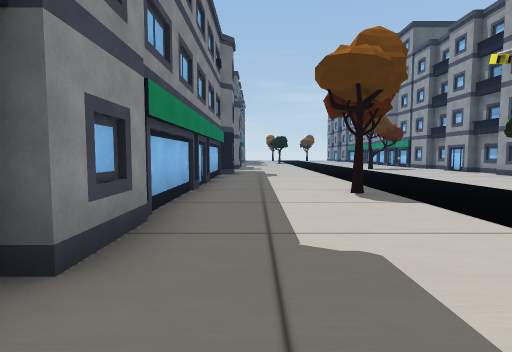
view 1 (above)

24 first-person views from a walk through a 3-D level made in the Unity game engine. The camera is 1.5 m above the floor, tilts 4° down and sees 80° across. The floor is counted in squares, 2 m on a side. Each view is taken from the middle of a square. On the plan, view 1 faces up. The plan holds only what a view shows up to about 10 squares ahead; the rest is blank. The place goes on beyond the plan. The player is left out. Some animated figures are left out. Some surface patterns are stand-ins.

view 2
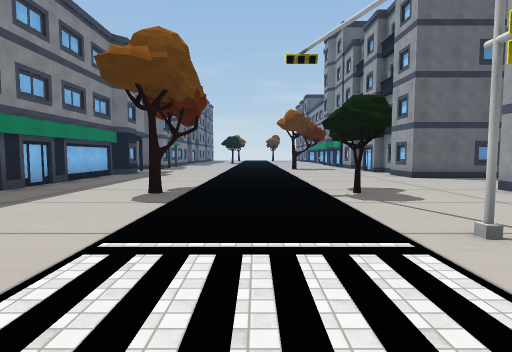

view 3
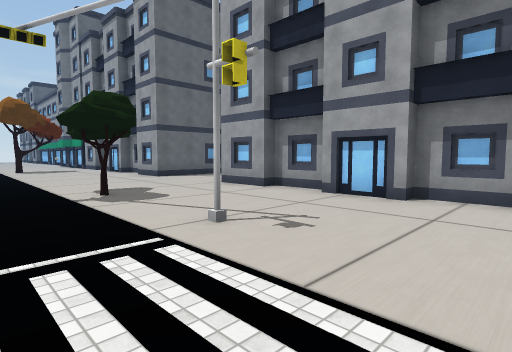

view 4
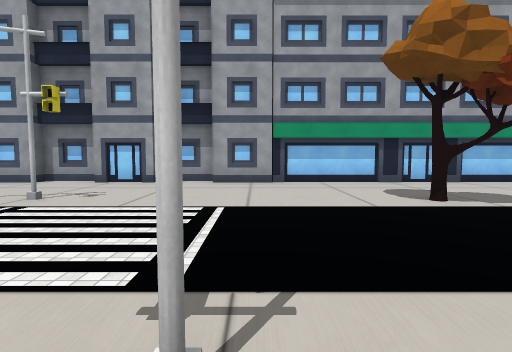

view 5
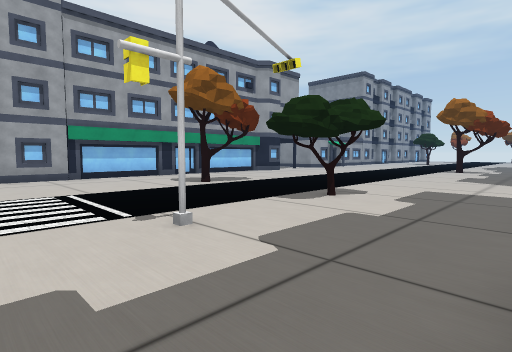

view 6
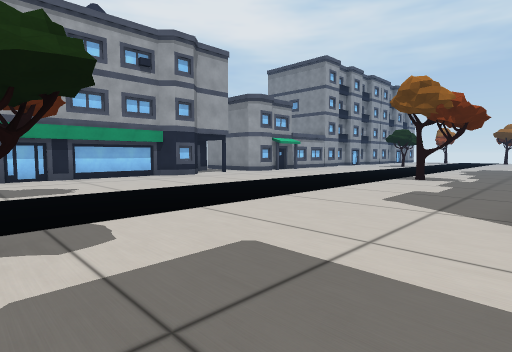

view 7
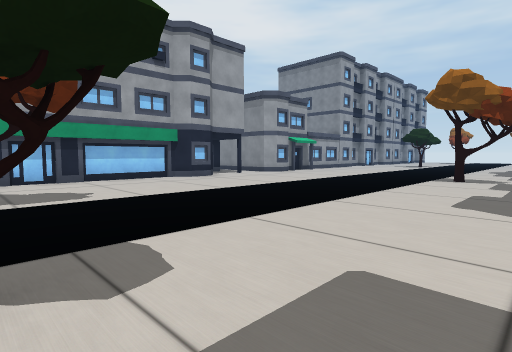

view 8
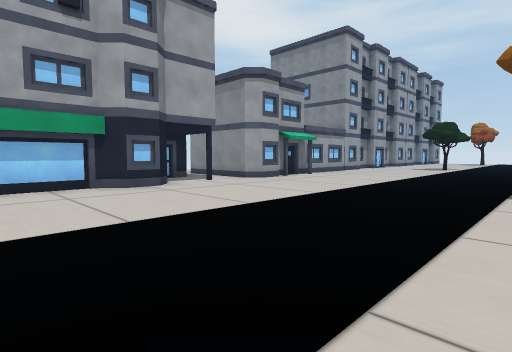

view 9
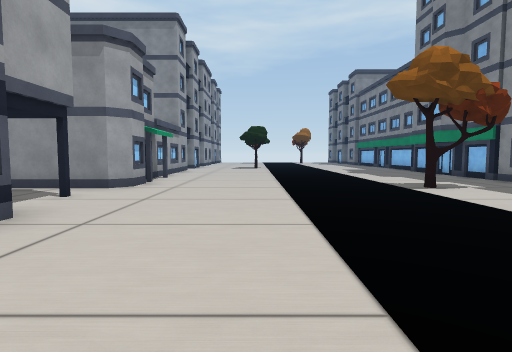

view 10
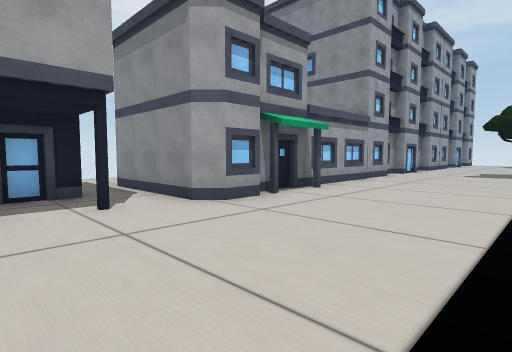

view 11
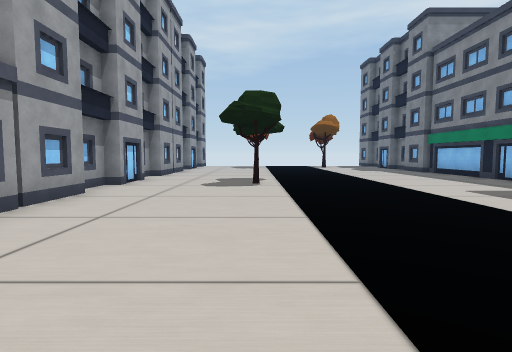

view 12
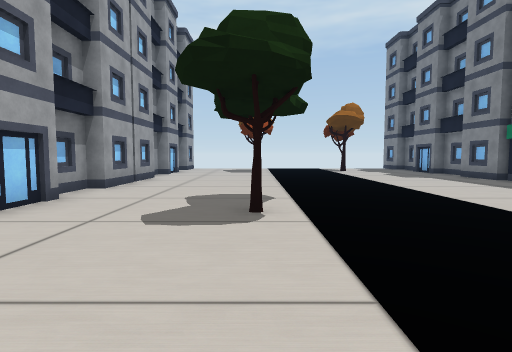

view 13
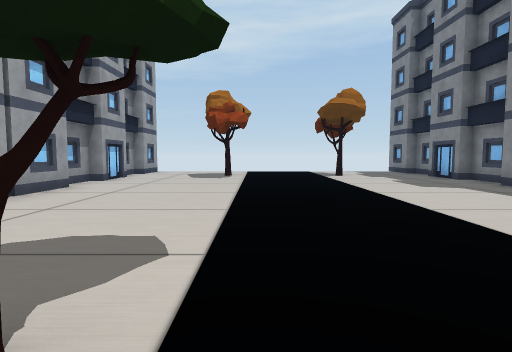

view 14
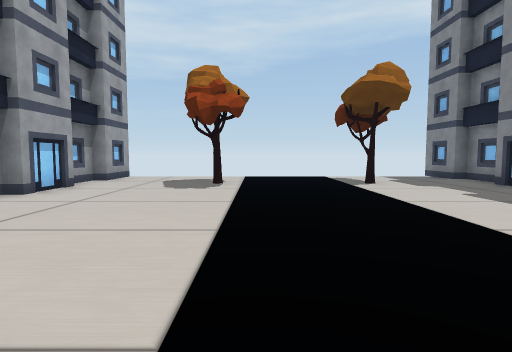

view 15
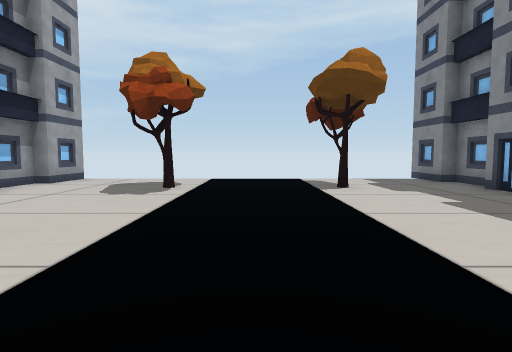

view 16
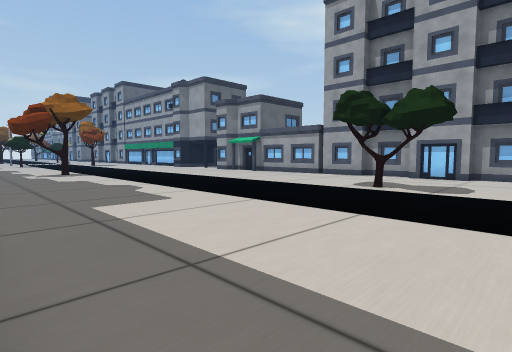

view 17
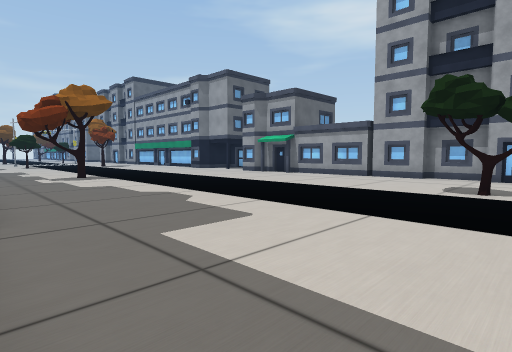

view 18
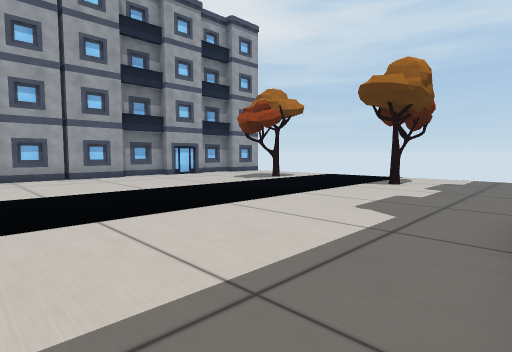

view 19
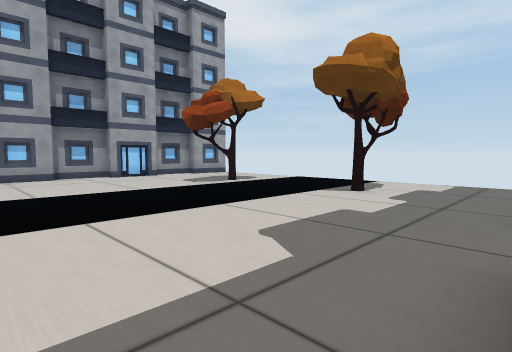

view 20
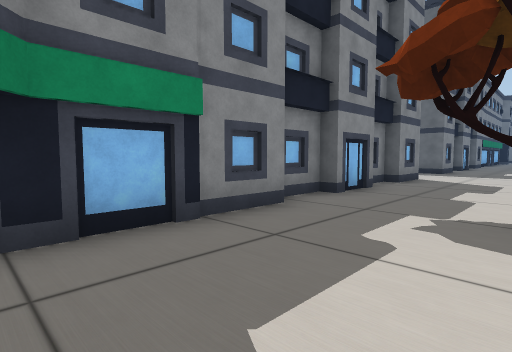

view 21
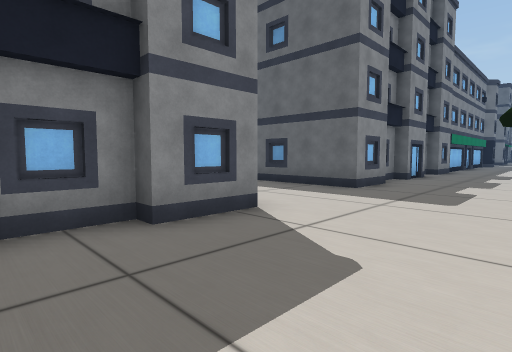

view 22
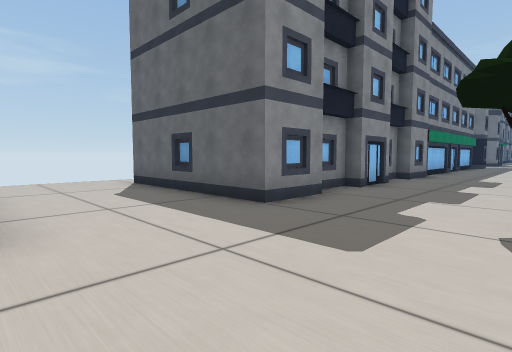

view 23
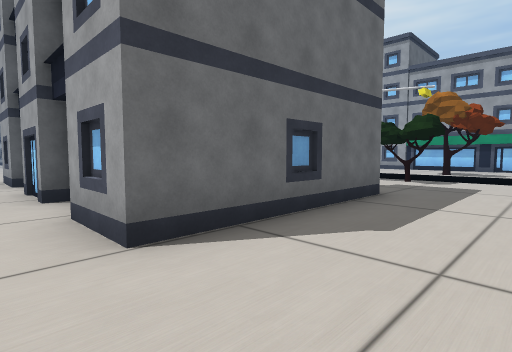

view 24
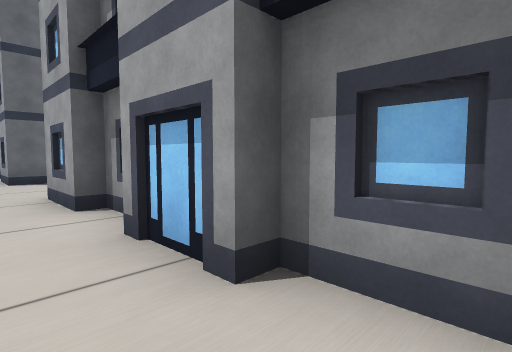

### Floor plan
Key: @ floor where view 1 was taken; # wall or solid block; . floor; O other object.
Columns run from 7 left of view 1 to 13 right of it. Each row starts with its distance up from view 1.
 10       ....  ....##O#
  9       O.... .......
  8       O.... ......
  7       O.... ......
  6       O..O. .O...
  5       ..... .....#
  4       O.... .....#
  3  #    .......O...#
  2  #   #...........#
  1  O   #...........#
  0  #   #.@.........#
 -1  #   #...O.......#
 -2 .O   #..... .....
 -3 .#   #..... .....
 -4 .#####...O...O...
 -5 .................
 -6 .................
 -7 ........... .....
 -8  .    #.... .....
 -9 ..#  ##.... ....O
-10 ..#  #..... ....O
-11 ..   #..... .....
-12 ..   #..... ....#.#
-13 ..#  #..... .........
-14 ..#  #...O......####.
-15       O.... ....O
-16       #.... .....
-17       #.... ....#
-18       #..........
-19       O..........
-20        .... .....
-21       ..... .....#
-22       ..... .....#
-23       ..... .....#
-24       ..... .O...#
-25       ..... .....#
-26       ..... .....O
-27       ...........#
-28       ..... .....#
-29       #.... .....#
-30      ##.... .....#
-31      #..... .....O
-32      #..... .....#
-33      #..... .....#
-34      #...O. .O...O
-35      #..... .....#
-36      ##.... .....
-37       O         #

Positions as (right, up) in squares from view 1, and headings:
1: (0, 0), facing up
2: (4, 0), facing up
3: (4, 0), facing up-right
4: (1, -1), facing right
5: (-1, 1), facing down-right
6: (-1, -4), facing down-right
7: (0, -4), facing down-right
8: (2, -7), facing down-right
9: (6, -7), facing down
10: (5, -11), facing down-right
11: (6, -16), facing down
12: (6, -20), facing down
13: (5, -23), facing down
14: (5, -26), facing down
15: (4, -27), facing down
16: (-1, -27), facing up-right
17: (-1, -25), facing up-right
18: (-1, -26), facing down-right
19: (-1, -28), facing down-right
20: (2, -18), facing up-left
21: (2, -11), facing up-left
22: (2, -8), facing up-left
23: (-7, -7), facing up-right
24: (-7, -14), facing up-right
